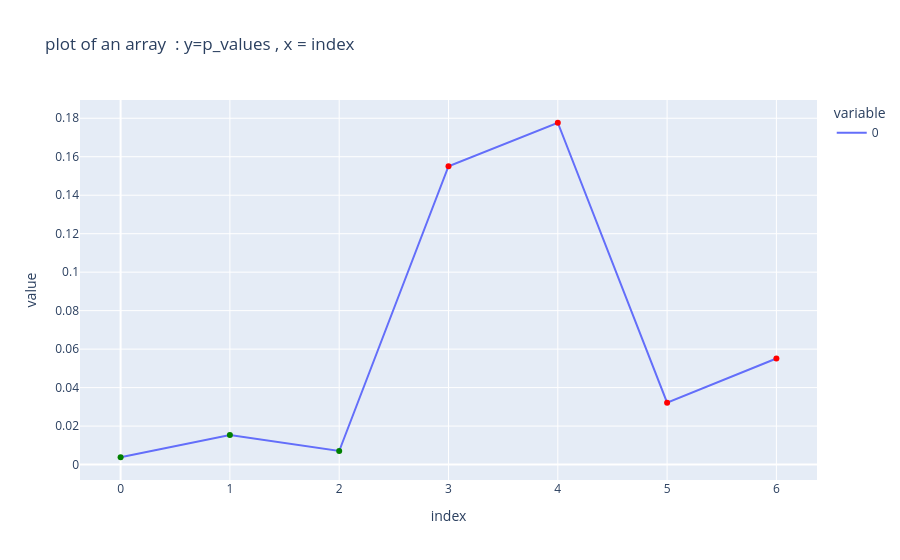

This figure's notebook cell:
### Code cell
fig = px.line(p_values, title='plot of an array  : y=p_values , x = index')

n_lambdas = p_values.shape[0]
for j, list_index in enumerate(valid_index):
    colors = []
    for index in range(n_lambdas):
        if index in list_index:
            colors.append("green")
        else:
            colors.append("red")
    fig.add_trace(go.Scatter(
        x=list(range(n_lambdas)),
        y=p_values[:, j],
        mode="markers",
        marker=dict(color=colors),
        showlegend=False,
    ))

fig.show()

### Figure 1 — Plotly figure (JSON) as saved in the notebook; plotly's stock layout.template omitted (floating-point values rounded to 4 significant figures)
{"data": [{"hovertemplate": "variable=0<br>index=%{x}<br>value=%{y}<extra></extra>", "legendgroup": "0", "line": {"color": "#636efa", "dash": "solid"}, "marker": {"symbol": "circle"}, "mode": "lines", "name": "0", "orientation": "v", "showlegend": true, "type": "scatter", "x": [0, 1, 2, 3, 4, 5, 6], "xaxis": "x", "y": [0.003803, 0.01542, 0.007046, 0.1551, 0.1777, 0.03219, 0.05514], "yaxis": "y"}, {"marker": {"color": ["green", "green", "green", "red", "red", "red", "red"]}, "mode": "markers", "showlegend": false, "type": "scatter", "x": [0, 1, 2, 3, 4, 5, 6], "y": [0.003803, 0.01542, 0.007046, 0.1551, 0.1777, 0.03219, 0.05514]}], "layout": {"legend": {"title": {"text": "variable"}, "tracegroupgap": 0}, "title": {"text": "plot of an array  : y=p_values , x = index"}, "xaxis": {"anchor": "y", "domain": [0, 1], "title": {"text": "index"}}, "yaxis": {"anchor": "x", "domain": [0, 1], "title": {"text": "value"}}}}
